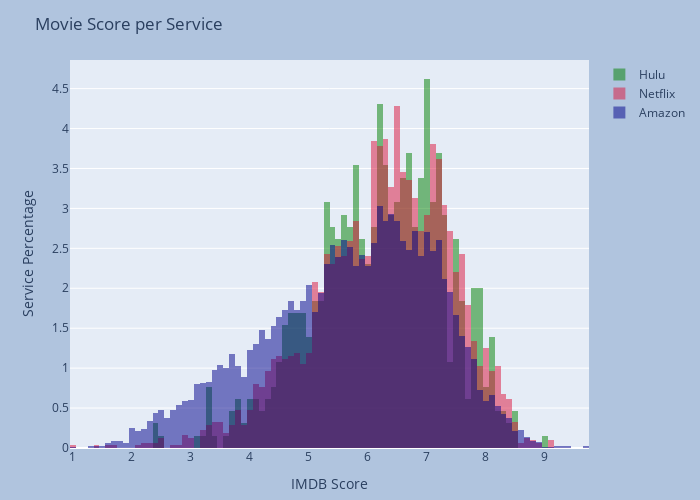

Notebook code cell kept with this figure:
### Code cell
fig = GO.Figure()
fig.add_trace(GO.Histogram(x=score_distrib['hulu'], xbins={'size': 0.1}, name='Hulu', 
                           marker_color='green', opacity=0.5, histnorm='percent'))
fig.add_trace(GO.Histogram(x=score_distrib['netflix'], xbins={'size': 0.1}, name='Netflix', 
                           marker_color='crimson', opacity=0.5, histnorm='percent'))
fig.add_trace(GO.Histogram(x=score_distrib['amazon'], xbins={'size': 0.1}, name='Amazon', 
                           marker_color='darkblue', opacity=0.5, histnorm='percent'))
fig.update_layout(
    title="Movie Score per Service",
    xaxis_title="IMDB Score",
    yaxis_title="Service Percentage",
    width=700,
    height=500,
    margin=GO.layout.Margin(t=60, r=10, b=50, l=70, pad=0),
    paper_bgcolor="LightSteelBlue",
    barmode='overlay', 
)
fig.update_xaxes(tickvals=list(range(0, 10, 1)))

### Figure 1 — Plotly figure (JSON) as saved in the notebook; plotly's stock layout.template omitted (floating-point values rounded to 4 significant figures; data arrays with more than 128 entries replaced by an {"elided": "..."} marker saying what was removed)
{"data": [{"histnorm": "percent", "marker": {"color": "green"}, "name": "Hulu", "opacity": 0.5, "type": "histogram", "x": {"elided": "650 float values"}, "xbins": {"size": 0.1}}, {"histnorm": "percent", "marker": {"color": "crimson"}, "name": "Netflix", "opacity": 0.5, "type": "histogram", "x": {"elided": "3125 float values"}, "xbins": {"size": 0.1}}, {"histnorm": "percent", "marker": {"color": "darkblue"}, "name": "Amazon", "opacity": 0.5, "type": "histogram", "x": {"elided": "10182 float values"}, "xbins": {"size": 0.1}}], "layout": {"barmode": "overlay", "height": 500, "margin": {"b": 50, "l": 70, "pad": 0, "r": 10, "t": 60}, "paper_bgcolor": "LightSteelBlue", "title": {"text": "Movie Score per Service"}, "width": 700, "xaxis": {"tickvals": [0, 1, 2, 3, 4, 5, 6, 7, 8, 9], "title": {"text": "IMDB Score"}}, "yaxis": {"title": {"text": "Service Percentage"}}}}
